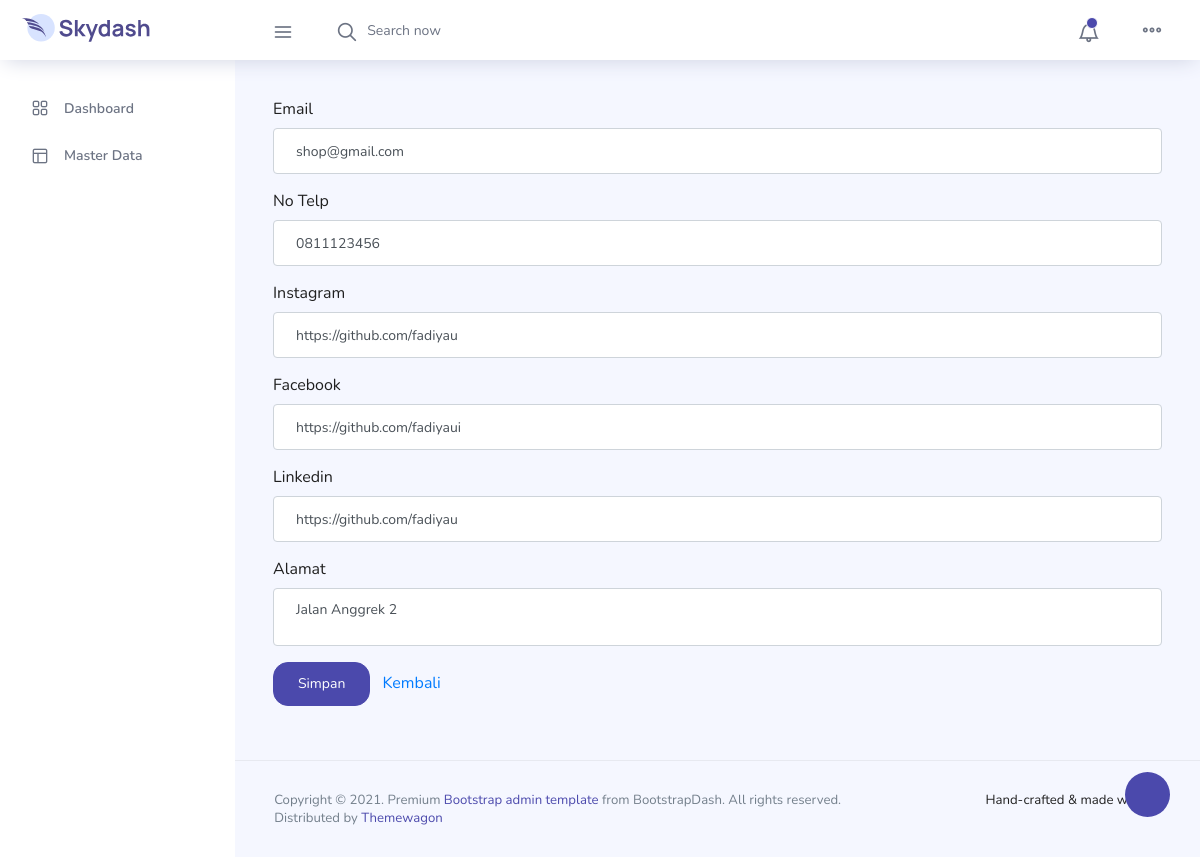
The page /admin/index.php?pg=setting (signed in) on the database its author committed.
### tables this page shows
CREATE TABLE `setting` (
  `id` int(11) NOT NULL,
  `email` varchar(50) NOT NULL,
  `no_telp` varchar(15) NOT NULL,
  `alamat` text NOT NULL,
  `ig` varchar(100) NOT NULL,
  `fb` varchar(100) NOT NULL,
  `linkedin` varchar(255) NOT NULL,
  `created_at` timestamp NOT NULL DEFAULT current_timestamp(),
  `updated_at` timestamp NOT NULL DEFAULT current_timestamp() ON UPDATE current_timestamp()
);

### admin/content/setting.php (the view, shortened to what this page needs)
<?php
    $querySetting = mysqli_query($koneksi, "SELECT * FROM setting ORDER BY id DESC");
    $rowSetting = mysqli_fetch_assoc($querySetting);
?>
<form action="" method="post" enctype="multipart/form-data">
    <div class="mb-3">
        <label for="">Email</label>
        <input value="<?= $rowSetting['email'] ?>" type="email" class="form-control" name="email" placeholder="Email Website" id="">
    </div>
    <div class="mb-3">
        <label for="">No Telp</label>
        <input value="<?= $rowSetting['no_telp'] ?>" type="number" class="form-control" name="no_telp" placeholder="No Telpon Website" id="">
    </div>
    <div class="mb-3">
        <label for="">Instagram</label>
        <input value="<?= $rowSetting['ig'] ?>" type="url" class="form-control" name="ig" placeholder="Instagram Link" id="">
    </div>
    <div class="mb-3">
        <label for="">Facebook</label>
        <input value="<?= $rowSetting['fb'] ?>" type="url" class="form-control" name="fb" placeholder="Facebook Link" id="">
    </div>
    <div class="mb-3">
        <label for="">Linkedin</label>
        <input value="<?= $rowSetting['linkedin'] ?>" type="url" class="form-control" name="linkedin" placeholder="Linkedin Link" id="">
    </div>
    <div class="mb-3">
        <label for="">Alamat</label>
        <textarea name="alamat" class="form-control" id=""><?= $rowSetting['alamat'] ?></textarea>
    </div>
    <div class="mb-3">
        <input type="submit" class="btn btn-primary mr-2" name="simpan" value="Simpan">
        <a href="?pg=setting">Kembali</a>
    </div>
</form>

### rows shown on the page
setting: email "shop@gmail.com", no_telp "0811123456", ig "https://github.com/fadiyau", fb "https://github.com/fadiyaui", linkedin "https://github.com/fadiyau", alamat "Jalan Anggrek 2"
